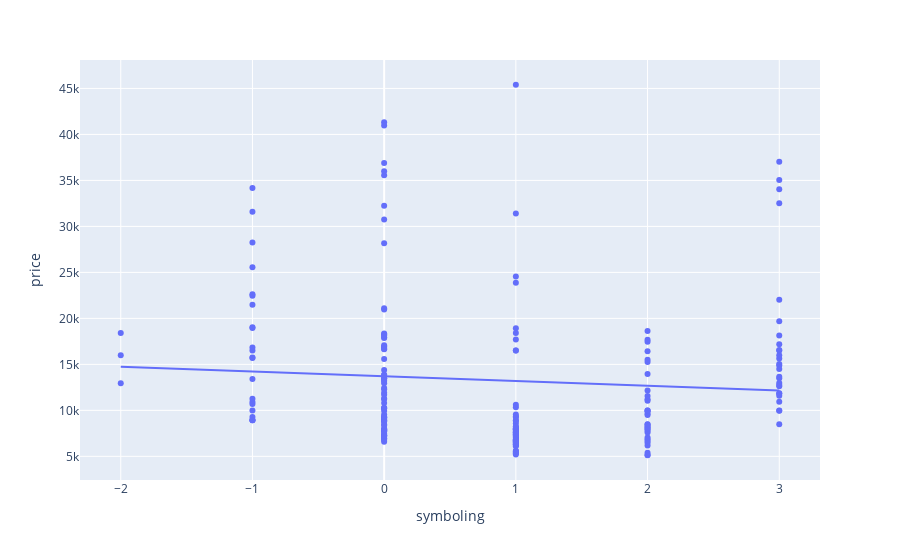
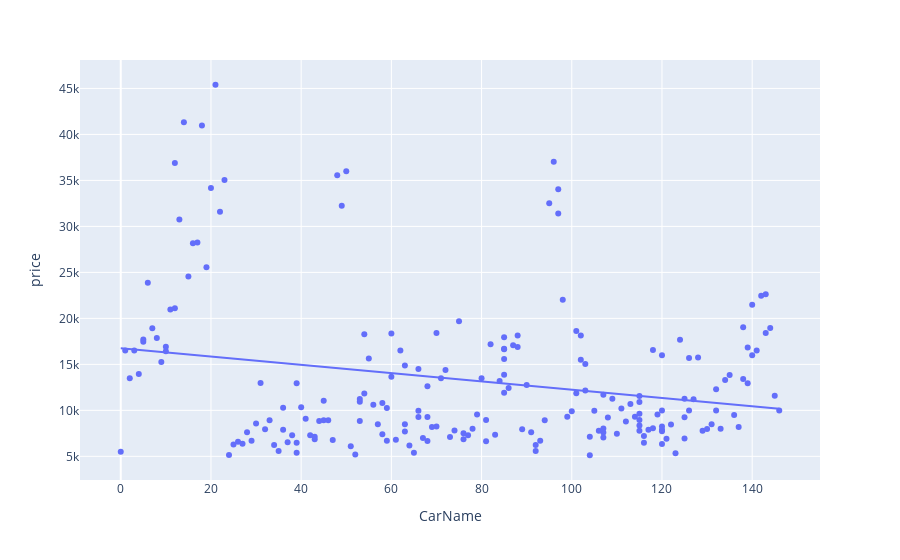
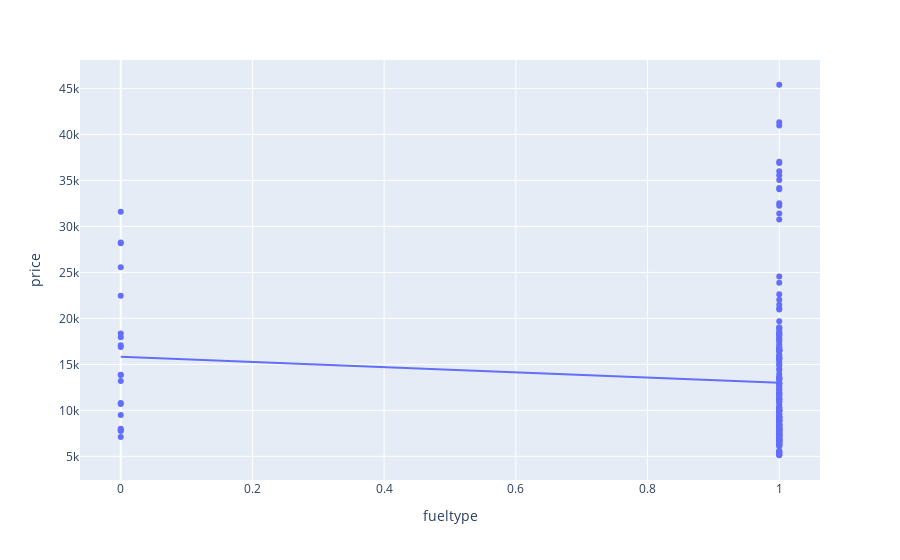
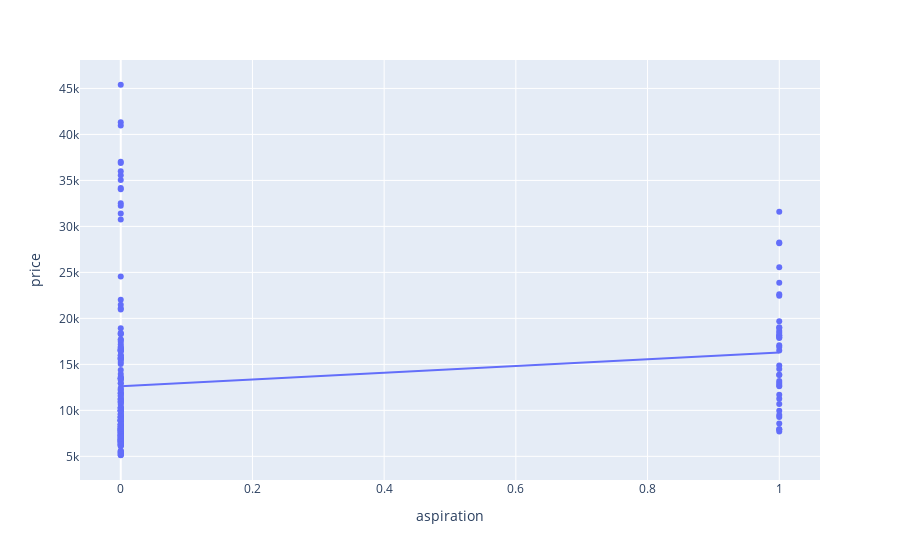

These figures' notebook cell, in order:
### Markdown cell above
Scatter plots are the graphs that present the relationship between two variables in a data-set. It represents data points on a two-dimensional plane or on a Cartesian system. The independent variable or attribute is plotted on the X-axis, while the dependent variable is plotted on the Y-axis. These plots are often called scatter graphs or scatter diagrams.

### Code cell
import plotly.express as px
for value in features:
    figure = px.scatter(data_frame= df,x = value,y = 'price',trendline = 'ols')
    
    figure.show()

### Figure 1 — Plotly figure (JSON) as saved in the notebook; plotly's stock layout.template omitted (floating-point values rounded to 4 significant figures; data arrays with more than 128 entries replaced by an {"elided": "..."} marker saying what was removed)
{"data": [{"hovertemplate": "symboling=%{x}<br>price=%{y}<extra></extra>", "legendgroup": "", "marker": {"color": "#636efa", "symbol": "circle"}, "mode": "markers", "name": "", "orientation": "v", "showlegend": false, "type": "scatter", "x": {"elided": "205 int values"}, "xaxis": "x", "y": {"elided": "205 float values"}, "yaxis": "y"}, {"hovertemplate": "<b>OLS trendline</b><br>price = -513.074 * symboling + 13704.7<br>R<sup>2</sup>=0.006397<br><br>symboling=%{x}<br>price=%{y} <b>(trend)</b><extra></extra>", "legendgroup": "", "marker": {"color": "#636efa", "symbol": "circle"}, "mode": "lines", "name": "", "showlegend": false, "type": "scatter", "x": {"elided": "205 int values"}, "xaxis": "x", "y": {"elided": "205 float values"}, "yaxis": "y"}], "layout": {"legend": {"tracegroupgap": 0}, "margin": {"t": 60}, "xaxis": {"anchor": "y", "domain": [0, 1], "title": {"text": "symboling"}}, "yaxis": {"anchor": "x", "domain": [0, 1], "title": {"text": "price"}}}}

### Figure 2 — Plotly figure (JSON) as saved in the notebook; plotly's stock layout.template omitted (floating-point values rounded to 4 significant figures; data arrays with more than 128 entries replaced by an {"elided": "..."} marker saying what was removed)
{"data": [{"hovertemplate": "CarName=%{x}<br>price=%{y}<extra></extra>", "legendgroup": "", "marker": {"color": "#636efa", "symbol": "circle"}, "mode": "markers", "name": "", "orientation": "v", "showlegend": false, "type": "scatter", "x": {"elided": "205 int values"}, "xaxis": "x", "y": {"elided": "205 float values"}, "yaxis": "y"}, {"hovertemplate": "<b>OLS trendline</b><br>price = -45.0799 * CarName + 16757.3<br>R<sup>2</sup>=0.053564<br><br>CarName=%{x}<br>price=%{y} <b>(trend)</b><extra></extra>", "legendgroup": "", "marker": {"color": "#636efa", "symbol": "circle"}, "mode": "lines", "name": "", "showlegend": false, "type": "scatter", "x": {"elided": "205 int values"}, "xaxis": "x", "y": {"elided": "205 float values"}, "yaxis": "y"}], "layout": {"legend": {"tracegroupgap": 0}, "margin": {"t": 60}, "xaxis": {"anchor": "y", "domain": [0, 1], "title": {"text": "CarName"}}, "yaxis": {"anchor": "x", "domain": [0, 1], "title": {"text": "price"}}}}

### Figure 3 — Plotly figure (JSON) as saved in the notebook; plotly's stock layout.template omitted (floating-point values rounded to 4 significant figures; data arrays with more than 128 entries replaced by an {"elided": "..."} marker saying what was removed)
{"data": [{"hovertemplate": "fueltype=%{x}<br>price=%{y}<extra></extra>", "legendgroup": "", "marker": {"color": "#636efa", "symbol": "circle"}, "mode": "markers", "name": "", "orientation": "v", "showlegend": false, "type": "scatter", "x": {"elided": "205 int values"}, "xaxis": "x", "y": {"elided": "205 float values"}, "yaxis": "y"}, {"hovertemplate": "<b>OLS trendline</b><br>price = -2838.35 * fueltype + 15838.1<br>R<sup>2</sup>=0.011168<br><br>fueltype=%{x}<br>price=%{y} <b>(trend)</b><extra></extra>", "legendgroup": "", "marker": {"color": "#636efa", "symbol": "circle"}, "mode": "lines", "name": "", "showlegend": false, "type": "scatter", "x": {"elided": "205 int values"}, "xaxis": "x", "y": {"elided": "205 float values"}, "yaxis": "y"}], "layout": {"legend": {"tracegroupgap": 0}, "margin": {"t": 60}, "xaxis": {"anchor": "y", "domain": [0, 1], "title": {"text": "fueltype"}}, "yaxis": {"anchor": "x", "domain": [0, 1], "title": {"text": "price"}}}}

### Figure 4 — Plotly figure (JSON) as saved in the notebook; plotly's stock layout.template omitted (floating-point values rounded to 4 significant figures; data arrays with more than 128 entries replaced by an {"elided": "..."} marker saying what was removed)
{"data": [{"hovertemplate": "aspiration=%{x}<br>price=%{y}<extra></extra>", "legendgroup": "", "marker": {"color": "#636efa", "symbol": "circle"}, "mode": "markers", "name": "", "orientation": "v", "showlegend": false, "type": "scatter", "x": {"elided": "205 int values"}, "xaxis": "x", "y": {"elided": "205 float values"}, "yaxis": "y"}, {"hovertemplate": "<b>OLS trendline</b><br>price = 3686.9 * aspiration + 12611.3<br>R<sup>2</sup>=0.031658<br><br>aspiration=%{x}<br>price=%{y} <b>(trend)</b><extra></extra>", "legendgroup": "", "marker": {"color": "#636efa", "symbol": "circle"}, "mode": "lines", "name": "", "showlegend": false, "type": "scatter", "x": {"elided": "205 int values"}, "xaxis": "x", "y": {"elided": "205 float values"}, "yaxis": "y"}], "layout": {"legend": {"tracegroupgap": 0}, "margin": {"t": 60}, "xaxis": {"anchor": "y", "domain": [0, 1], "title": {"text": "aspiration"}}, "yaxis": {"anchor": "x", "domain": [0, 1], "title": {"text": "price"}}}}
